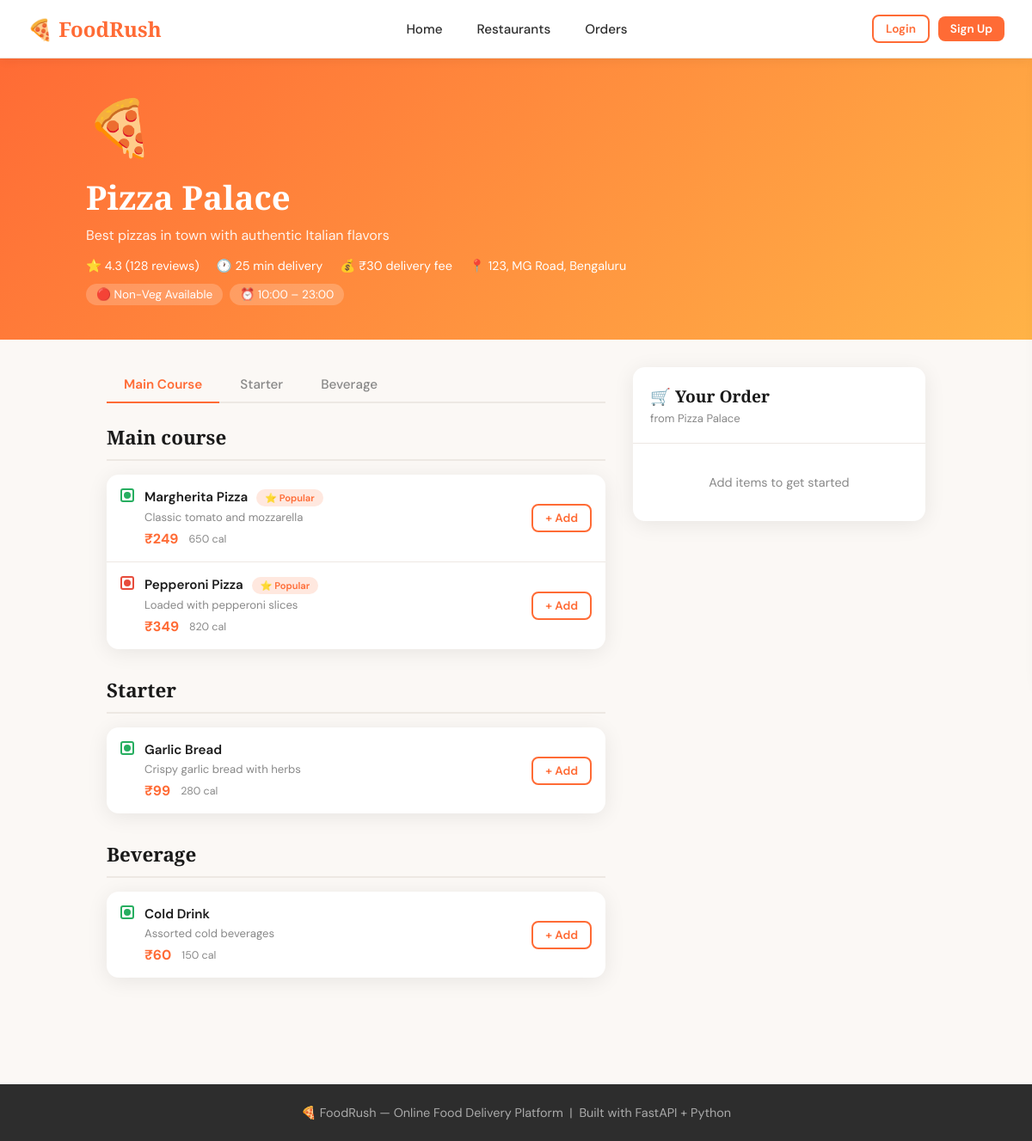
The page /restaurant/1 on the database its author committed.
### app/models/models.py (models this page shows, shortened)
class Restaurant(Base):
    __tablename__ = "restaurants"
    id = Column(Integer, primary_key=True, index=True)
    user_id = Column(Integer, ForeignKey("users.id"), unique=True)
    name = Column(String, nullable=False, index=True)
    description = Column(Text)
    cuisine_type = Column(SQLEnum(CuisineType, native_enum=False))
    phone = Column(String, nullable=False)
    email = Column(String, nullable=False)
    address = Column(Text, nullable=False)
    city = Column(String)
    pincode = Column(String)
    latitude = Column(Float)
    longitude = Column(Float)
    logo = Column(String, nullable=True)
    is_veg = Column(Boolean, default=False)
    is_non_veg = Column(Boolean, default=True)
    opening_time = Column(String, default="09:00")
    closing_time = Column(String, default="22:00")
    avg_delivery_time = Column(Integer, default=30)
    rating = Column(Float, default=0.0)
    total_ratings = Column(Integer, default=0)
    status = Column(SQLEnum(RestaurantStatus, native_enum=False), default=RestaurantStatus.APPROVED)
    is_active = Column(Boolean, default=True)
    delivery_charge = Column(Float, default=30.0)
    min_order_amount = Column(Float, default=100.0)
    created_at = Column(DateTime, default=datetime.utcnow)
    updated_at = Column(DateTime, default=datetime.utcnow, onupdate=datetime.utcnow)
    user = relationship("User", back_populates="restaurant")
    menu_items = relationship("MenuItem", back_populates="restaurant", cascade="all, delete-orphan")
    orders = relationship("Order", back_populates="restaurant")
    ratings = relationship("Rating", back_populates="restaurant")

class MenuItem(Base):
    __tablename__ = "menu_items"
    id = Column(Integer, primary_key=True, index=True)
    restaurant_id = Column(Integer, ForeignKey("restaurants.id"), nullable=False)
    name = Column(String, nullable=False, index=True)
    description = Column(Text)
    category = Column(SQLEnum(FoodCategory, native_enum=False))
    price = Column(Float, nullable=False)
    discount_price = Column(Float, nullable=True)
    is_veg = Column(Boolean, default=True)
    is_available = Column(Boolean, default=True)
    is_recommended = Column(Boolean, default=False)
    image = Column(String, nullable=True)
    calories = Column(Integer, nullable=True)
    preparation_time = Column(Integer, default=15)
    created_at = Column(DateTime, default=datetime.utcnow)
    updated_at = Column(DateTime, default=datetime.utcnow, onupdate=datetime.utcnow)
    restaurant = relationship("Restaurant", back_populates="menu_items")
    order_items = relationship("OrderItem", back_populates="menu_item")

### main.py (the view)
@app.get("/restaurant/{restaurant_id}", response_class=HTMLResponse)
async def web_restaurant_detail(request: Request, restaurant_id: int, db=Depends(_get_db)):
    from app.models.models import Restaurant, MenuItem
    restaurant = db.query(Restaurant).filter(Restaurant.id == restaurant_id).first()
    if not restaurant:
        return HTMLResponse("<h1>Restaurant not found</h1>", status_code=404)
    menu_items = db.query(MenuItem).filter(
        MenuItem.restaurant_id == restaurant_id,
        MenuItem.is_available == True
    ).all()
    menu_by_category = {}
    for item in menu_items:
        cat = item.category.value if item.category else "other"
        menu_by_category.setdefault(cat, []).append(item)
    return templates.TemplateResponse("restaurant_detail.html", {
        "request": request,
        "restaurant": restaurant,
        "menu_by_category": menu_by_category
    })

### templates/restaurant_detail.html (shortened to what this page needs)
{% extends "base.html" %}
{% block content %}
<div style="background:linear-gradient(135deg,{% if restaurant.cuisine_type == 'italian' %}#FF6B35,#FFB347{% elif restaurant.cuisine_type == 'indian' %}#E74C3C,#F39C12{% else %}#3498DB,#1ABC9C{% endif %});padding:40px 24px;color:#fff">
  <div style="max-width:1000px;margin:0 auto">
    <div style="font-size:4rem;margin-bottom:12px">
      {% if restaurant.cuisine_type == 'italian' %}🍕{% elif restaurant.cuisine_type == 'indian' %}🍛{% elif restaurant.cuisine_type == 'chinese' %}🥡{% else %}🍴{% endif %}
    </div>
    <h1 style="font-family:'Playfair Display',serif;font-size:2.4rem;margin-bottom:8px">{{ restaurant.name }}</h1>
    <p style="opacity:.9;margin-bottom:16px">{{ restaurant.description or 'Delicious food delivered to your door' }}</p>
    <div style="display:flex;gap:20px;flex-wrap:wrap;font-size:.9rem">
      <span>⭐ {{ "%.1f"|format(restaurant.rating) }} ({{ restaurant.total_ratings }} reviews)</span>
      <span>🕐 {{ restaurant.avg_delivery_time }} min delivery</span>
      <span>💰 ₹{{ restaurant.delivery_charge|int }} delivery fee</span>
      <span>📍 {{ restaurant.address }}</span>
    </div>
    <div style="margin-top:12px;display:flex;gap:8px;flex-wrap:wrap">
      {% if restaurant.is_non_veg %}<span style="background:rgba(255,255,255,.2);padding:4px 12px;border-radius:20px;font-size:.85rem">🔴 Non-Veg Available</span>{% endif %}
      <span style="background:rgba(255,255,255,.2);padding:4px 12px;border-radius:20px;font-size:.85rem">⏰ {{ restaurant.opening_time }} – {{ restaurant.closing_time }}</span>
    </div>
  </div>
</div>
<div style="max-width:1000px;margin:0 auto;padding:32px 24px;display:grid;grid-template-columns:1fr 340px;gap:32px;align-items:start">
  <div>
    <div class="tabs" id="category-tabs"></div>
    <div id="menu-sections">
      {% for category, items in menu_by_category.items() %}
      <div class="menu-section" data-category="{{ category }}" style="margin-bottom:32px">
        <h2 style="font-family:'Playfair Display',serif;font-size:1.4rem;margin-bottom:16px;padding-bottom:10px;border-bottom:2px solid var(--border)">
          {{ category|title|replace('_',' ') }}
        </h2>
        <div style="background:#fff;border-radius:var(--radius);box-shadow:var(--shadow)">
          {% for item in items %}
          <div class="menu-item" id="item-{{ item.id }}">
            <div style="display:flex;align-items:flex-start;gap:6px">
              <span class="{% if item.is_veg %}veg-badge{% else %}nonveg-badge{% endif %}" title="{% if item.is_veg %}Veg{% else %}Non-Veg{% endif %}"></span>
              <div class="item-info">
                <div class="item-name">
                  {{ item.name }}
                  {% if item.is_recommended %}<span class="badge badge-primary" style="font-size:.7rem;margin-left:6px">⭐ Popular</span>{% endif %}
                </div>
                <div class="item-desc">{{ item.description or '' }}</div>
                <div style="display:flex;align-items:center;gap:12px">
                  <div class="item-price">₹{{ item.discount_price|int if item.discount_price else item.price|int }}</div>
                  {% if item.calories %}<div style="font-size:.78rem;color:var(--muted)">{{ item.calories }} cal</div>{% endif %}
                </div>
              </div>
            </div>
            <button class="btn btn-outline btn-sm" style="flex-shrink:0"
              onclick="Cart.add({id:{{ item.id }},name:'{{ item.name|replace("'","\\'") }}',price:{{ item.discount_price or item.price }},discount_price:{{ item.discount_price or 'null' }}}, {{ restaurant.id }}, '{{ restaurant.name }}')">
              + Add
            </button>
          </div>
          {% endfor %}
        </div>
      </div>
      {% endfor %}
    </div>
  </div>
  <div style="position:sticky;top:88px">
    <div style="background:#fff;border-radius:var(--radius);box-shadow:var(--shadow);overflow:hidden">
      <div style="padding:20px;border-bottom:1px solid var(--border)">
        <h3 style="font-family:'Playfair Display',serif;font-size:1.2rem">🛒 Your Order</h3>
        <div style="font-size:.82rem;color:var(--muted);margin-top:4px">from {{ restaurant.name }}</div>
      </div>
      <div id="inline-cart-items" style="padding:16px;min-height:80px">
      </div>
    </div>
  </div>
</div>
{% endblock %}

### static/css/style.css (style rules this page uses)
:root { --primary: #FF6B35; --primary-dk: #E5531A; --secondary: #2D2D2D; --accent: #FFB347; --success: #27AE60; --danger: #E74C3C; --warning: #F39C12; --bg: #FBF8F5; --card: #FFFFFF; --border: #EDE8E3; --text: #1A1A1A; --muted: #888888; --radius: 14px; --shadow: 0 4px 24px rgba(0,0,0,0.08); --shadow-lg: 0 12px 48px rgba(0,0,0,0.15); }
* { margin:0; padding:0; box-sizing:border-box; }
body { font-family: 'DM Sans', sans-serif; background: var(--bg); color: var(--text); min-height: 100vh; }
h1,h2,h3 { font-family: 'Playfair Display', serif; }
.btn { display: inline-flex; align-items: center; gap: 6px; padding: 10px 22px; border-radius: 10px; font-family: 'DM Sans', sans-serif; font-size: 0.95rem; font-weight: 600; cursor: pointer; border: none; transition: all 0.2s; }
.btn-outline { background: transparent; color: var(--primary); border: 2px solid var(--primary); }
.btn-sm { padding: 6px 14px; font-size: 0.85rem; border-radius: 8px; }
.menu-item { display: flex; justify-content: space-between; align-items: center; padding: 16px; border-bottom: 1px solid var(--border); gap: 16px; }
.menu-item:last-child { border-bottom: none; }
.menu-item .item-info { flex: 1; }
.menu-item .item-name { font-weight: 600; font-size: 0.95rem; margin-bottom: 4px; }
.menu-item .item-desc { font-size: 0.82rem; color: var(--muted); margin-bottom: 6px; }
.menu-item .item-price { font-weight: 700; color: var(--primary); font-size: 1rem; }
.veg-badge { display: inline-block; width: 16px; height: 16px; border: 2px solid #27AE60; border-radius: 3px; position: relative; margin-right: 6px; }
.veg-badge::after { content:''; position:absolute; width:8px; height:8px; background:#27AE60; border-radius:50%; top:2px; left:2px; }
.nonveg-badge { display: inline-block; width: 16px; height: 16px; border: 2px solid #E74C3C; border-radius: 3px; position: relative; margin-right: 6px; }
.nonveg-badge::after { content:''; position:absolute; width:8px; height:8px; background:#E74C3C; border-radius:50%; top:2px; left:2px; }
.badge { display: inline-flex; align-items: center; padding: 3px 10px; border-radius: 20px; font-size: 0.78rem; font-weight: 600; }
.badge-primary { background: #FFE8DF; color: var(--primary); }
.tabs { display: flex; gap: 4px; border-bottom: 2px solid var(--border); margin-bottom: 24px; }

### rows shown on the page
Restaurant: name "Pizza Palace", description "Best pizzas in town with authentic Italian flavors", rating "4.3", total_ratings "128", avg_delivery_time "25", delivery_charge "30", address "123, MG Road, Bengaluru", opening_time "10:00", closing_time "23:00"
MenuItem: is_veg True (drawn), name "Margherita Pizza", is_recommended "⭐ Popular", description "Classic tomato and mozzarella", discount_price "249", calories "650"
MenuItem: is_veg False (drawn), name "Pepperoni Pizza", is_recommended "⭐ Popular", description "Loaded with pepperoni slices", discount_price "349", calories "820"
MenuItem: is_veg True (drawn), name "Garlic Bread", description "Crispy garlic bread with herbs", discount_price "99", calories "280"
MenuItem: is_veg True (drawn), name "Cold Drink", description "Assorted cold beverages", discount_price "60", calories "150"

### other values the page prints
{{ category|title|replace('_',' ') }} "Main course" "Starter" "Beverage"
